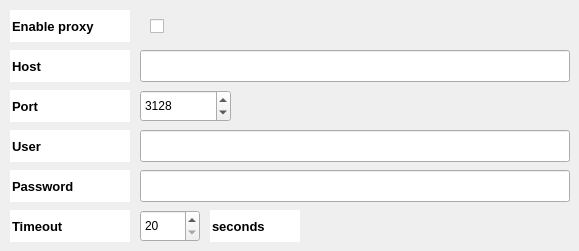
   <widget class="QWidget" name="network">
    <attribute name="title">
     <string>Network</string>
    </attribute>
    <widget class="QCheckBox" name="enableProxyBox">
     <property name="enabled">
      <bool>true</bool>
     </property>
     <property name="geometry">
      <rect>
       <x>150</x>
       <y>14</y>
       <width>24</width>
       <height>24</height>
      </rect>
     </property>
     <property name="font">
      <font>
       <pointsize>9</pointsize>
       <weight>75</weight>
       <bold>true</bold>
       <kerning>true</kerning>
      </font>
     </property>
     <property name="focusPolicy">
      <enum>Qt::NoFocus</enum>
     </property>
     <property name="autoFillBackground">
      <bool>true</bool>
     </property>
     <property name="text">
      <string/>
     </property>
     <property name="checked">
      <bool>false</bool>
     </property>
    </widget>
    <widget class="QLineEdit" name="enableProxyLbl">
     <property name="geometry">
      <rect>
       <x>10</x>
       <y>10</y>
       <width>120</width>
       <height>32</height>
      </rect>
     </property>
     <property name="font">
      <font>
       <pointsize>10</pointsize>
       <weight>75</weight>
       <bold>true</bold>
       <kerning>true</kerning>
      </font>
     </property>
     <property name="mouseTracking">
      <bool>false</bool>
     </property>
     <property name="focusPolicy">
      <enum>Qt::NoFocus</enum>
     </property>
     <property name="acceptDrops">
      <bool>false</bool>
     </property>
     <property name="autoFillBackground">
      <bool>true</bool>
     </property>
     <property name="locale">
      <locale language="English" country="UnitedStates"/>
     </property>
     <property name="text">
      <string>Enable proxy</string>
     </property>
     <property name="frame">
      <bool>false</bool>
     </property>
     <property name="readOnly">
      <bool>true</bool>
     </property>
    </widget>
    <widget class="QLineEdit" name="hostLbl">
     <property name="geometry">
      <rect>
       <x>10</x>
       <y>50</y>
       <width>120</width>
       <height>32</height>
      </rect>
     </property>
     <property name="font">
      <font>
       <pointsize>10</pointsize>
       <weight>75</weight>
       <bold>true</bold>
       <kerning>true</kerning>
      </font>
     </property>
     <property name="mouseTracking">
      <bool>false</bool>
     </property>
     <property name="focusPolicy">
      <enum>Qt::NoFocus</enum>
     </property>
     <property name="acceptDrops">
      <bool>false</bool>
     </property>
     <property name="autoFillBackground">
      <bool>true</bool>
     </property>
     <property name="locale">
      <locale language="English" country="UnitedStates"/>
     </property>
     <property name="text">
      <string>Host</string>
     </property>
     <property name="frame">
      <bool>false</bool>
     </property>
     <property name="readOnly">
      <bool>true</bool>
     </property>
    </widget>
    <widget class="QLineEdit" name="proxyHostEdit">
     <property name="geometry">
      <rect>
       <x>140</x>
       <y>50</y>
       <width>430</width>
       <height>32</height>
      </rect>
     </property>
     <property name="focusPolicy">
      <enum>Qt::StrongFocus</enum>
     </property>
     <property name="autoFillBackground">
      <bool>false</bool>
     </property>
     <property name="locale">
      <locale language="English" country="UnitedStates"/>
     </property>
     <property name="frame">
      <bool>true</bool>
     </property>
    </widget>
    <widget class="QLineEdit" name="portLbl">
     <property name="geometry">
      <rect>
       <x>10</x>
       <y>90</y>
       <width>120</width>
       <height>32</height>
      </rect>
     </property>
     <property name="font">
      <font>
       <pointsize>10</pointsize>
       <weight>75</weight>
       <bold>true</bold>
       <kerning>true</kerning>
      </font>
     </property>
     <property name="mouseTracking">
      <bool>false</bool>
     </property>
     <property name="focusPolicy">
      <enum>Qt::NoFocus</enum>
     </property>
     <property name="acceptDrops">
      <bool>false</bool>
     </property>
     <property name="autoFillBackground">
      <bool>true</bool>
     </property>
     <property name="locale">
      <locale language="English" country="UnitedStates"/>
     </property>
     <property name="text">
      <string>Port</string>
     </property>
     <property name="frame">
      <bool>false</bool>
     </property>
     <property name="readOnly">
      <bool>true</bool>
     </property>
    </widget>
    <widget class="QLineEdit" name="userLbl">
     <property name="geometry">
      <rect>
       <x>10</x>
       <y>130</y>
       <width>120</width>
       <height>32</height>
      </rect>
     </property>
     <property name="font">
      <font>
       <pointsize>10</pointsize>
       <weight>75</weight>
       <bold>true</bold>
       <kerning>true</kerning>
      </font>
     </property>
     <property name="mouseTracking">
      <bool>false</bool>
     </property>
     <property name="focusPolicy">
      <enum>Qt::NoFocus</enum>
     </property>
     <property name="acceptDrops">
      <bool>false</bool>
     </property>
     <property name="autoFillBackground">
      <bool>true</bool>
     </property>
     <property name="locale">
      <locale language="English" country="UnitedStates"/>
     </property>
     <property name="text">
      <string>User</string>
     </property>
     <property name="frame">
      <bool>false</bool>
     </property>
     <property name="readOnly">
      <bool>true</bool>
     </property>
    </widget>
    <widget class="QLineEdit" name="proxyUserEdit">
     <property name="geometry">
      <rect>
       <x>140</x>
       <y>130</y>
       <width>430</width>
       <height>32</height>
      </rect>
     </property>
     <property name="focusPolicy">
      <enum>Qt::StrongFocus</enum>
     </property>
     <property name="autoFillBackground">
      <bool>false</bool>
     </property>
     <property name="locale">
      <locale language="English" country="UnitedStates"/>
     </property>
     <property name="frame">
      <bool>true</bool>
     </property>
    </widget>
    <widget class="QLineEdit" name="passwordLbl">
     <property name="geometry">
      <rect>
       <x>10</x>
       <y>170</y>
       <width>120</width>
       <height>32</height>
      </rect>
     </property>
     <property name="font">
      <font>
       <pointsize>10</pointsize>
       <weight>75</weight>
       <bold>true</bold>
       <kerning>true</kerning>
      </font>
     </property>
     <property name="mouseTracking">
      <bool>false</bool>
     </property>
     <property name="focusPolicy">
      <enum>Qt::NoFocus</enum>
     </property>
     <property name="acceptDrops">
      <bool>false</bool>
     </property>
     <property name="autoFillBackground">
      <bool>true</bool>
     </property>
     <property name="locale">
      <locale language="English" country="UnitedStates"/>
     </property>
     <property name="text">
      <string>Password</string>
     </property>
     <property name="frame">
      <bool>false</bool>
     </property>
     <property name="readOnly">
      <bool>true</bool>
     </property>
    </widget>
    <widget class="QLineEdit" name="timeoutLbl">
     <property name="geometry">
      <rect>
       <x>10</x>
       <y>210</y>
       <width>120</width>
       <height>32</height>
      </rect>
     </property>
     <property name="font">
      <font>
       <pointsize>10</pointsize>
       <weight>75</weight>
       <bold>true</bold>
       <kerning>true</kerning>
      </font>
     </property>
     <property name="mouseTracking">
      <bool>false</bool>
     </property>
     <property name="focusPolicy">
      <enum>Qt::NoFocus</enum>
     </property>
     <property name="acceptDrops">
      <bool>false</bool>
     </property>
     <property name="autoFillBackground">
      <bool>true</bool>
     </property>
     <property name="locale">
      <locale language="English" country="UnitedStates"/>
     </property>
     <property name="text">
      <string>Timeout</string>
     </property>
     <property name="frame">
      <bool>false</bool>
     </property>
     <property name="readOnly">
      <bool>true</bool>
     </property>
    </widget>
    <widget class="QSpinBox" name="netTimeOutSpinBox">
     <property name="geometry">
      <rect>
       <x>140</x>
       <y>210</y>
       <width>60</width>
       <height>32</height>
      </rect>
     </property>
     <property name="focusPolicy">
      <enum>Qt::WheelFocus</enum>
     </property>
     <property name="minimum">
      <number>20</number>
     </property>
     <property name="maximum">
      <number>120</number>
     </property>
     <property name="value">
      <number>20</number>
     </property>
    </widget>
    <widget class="QLineEdit" name="secondsLbl">
     <property name="geometry">
      <rect>
       <x>210</x>
       <y>210</y>
       <width>90</width>
       <height>32</height>
      </rect>
     </property>
     <property name="font">
      <font>
       <pointsize>10</pointsize>
       <weight>75</weight>
       <bold>true</bold>
       <kerning>true</kerning>
      </font>
     </property>
     <property name="mouseTracking">
      <bool>false</bool>
     </property>
     <property name="focusPolicy">
      <enum>Qt::NoFocus</enum>
     </property>
     <property name="acceptDrops">
      <bool>false</bool>
     </property>
     <property name="autoFillBackground">
      <bool>true</bool>
     </property>
     <property name="locale">
      <locale language="English" country="UnitedStates"/>
     </property>
     <property name="text">
      <string>seconds</string>
     </property>
     <property name="frame">
      <bool>false</bool>
     </property>
     <property name="readOnly">
      <bool>true</bool>
     </property>
    </widget>
    <widget class="QSpinBox" name="proxyPortSpinBox">
     <property name="geometry">
      <rect>
       <x>140</x>
       <y>90</y>
       <width>91</width>
       <height>32</height>
      </rect>
     </property>
     <property name="focusPolicy">
      <enum>Qt::StrongFocus</enum>
     </property>
     <property name="maximum">
      <number>32767</number>
     </property>
     <property name="value">
      <number>3128</number>
     </property>
    </widget>
    <widget class="QLineEdit" name="proxyPasswordEdit">
     <property name="geometry">
      <rect>
       <x>140</x>
       <y>170</y>
       <width>430</width>
       <height>32</height>
      </rect>
     </property>
     <property name="focusPolicy">
      <enum>Qt::StrongFocus</enum>
     </property>
     <property name="autoFillBackground">
      <bool>false</bool>
     </property>
     <property name="locale">
      <locale language="English" country="UnitedStates"/>
     </property>
     <property name="frame">
      <bool>true</bool>
     </property>
     <property name="echoMode">
      <enum>QLineEdit::PasswordEchoOnEdit</enum>
     </property>
    </widget>
   </widget>
